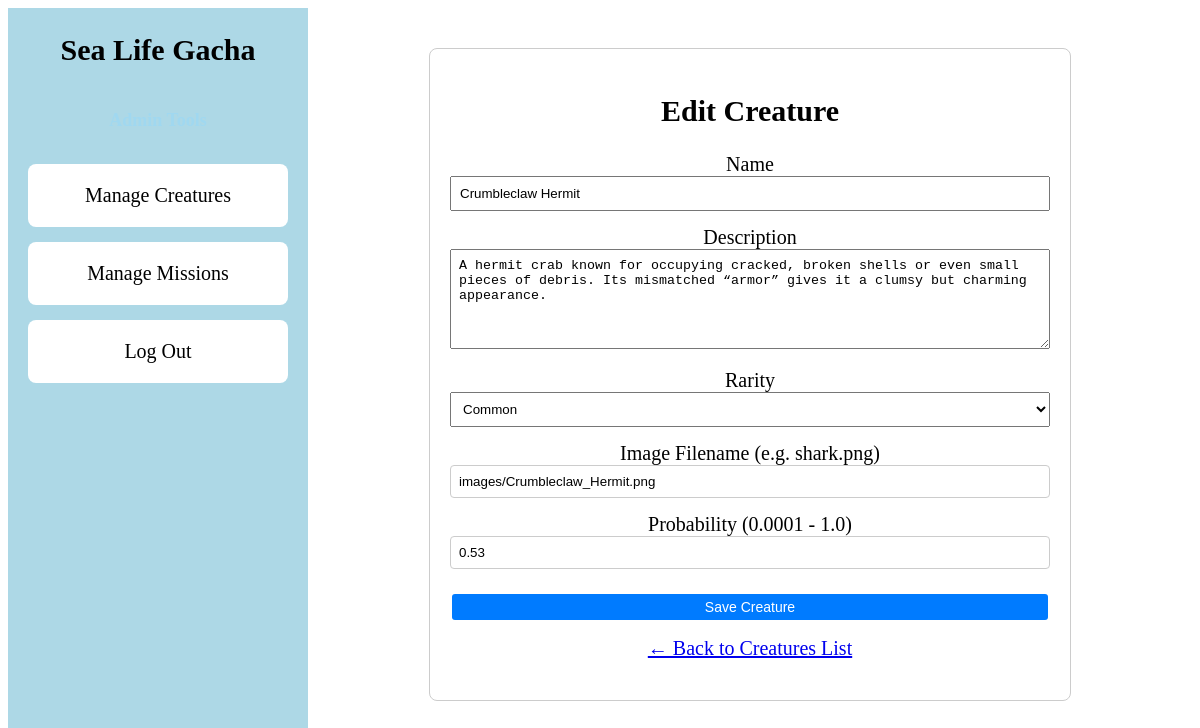
Page /admin/creatures/edit/6 (signed in) on the committed database.
### models.py (models this page shows)
class Creature(db.Model):
    creature_id = db.Column(db.Integer, primary_key=True)
    name = db.Column(db.String(100), nullable=False)
    rarity = db.Column(db.String(20), nullable=False)
    image = db.Column(db.String(100))
    probability = db.Column(db.Float, nullable=False)
    description = db.Column(db.String(255))

### app.py (the view)
@app.route('/admin/creatures/edit/<int:creature_id>', methods=['GET', 'POST'])
@admin_required
def edit_creature(creature_id):
    creature = db.session.get(Creature, creature_id)
    if not creature:
        flash("Creature not found.", 'error')
        return redirect(url_for('admin_creatures'))
    form = CreatureForm(obj=creature)
    if form.validate_on_submit():
        form.populate_obj(creature)
        db.session.commit()
        flash(f'Creature updated.', 'success')
        return redirect(url_for('admin_creatures'))
    return render_template('admin_creatures_form.html', form=form, creature=creature, title='Edit Creature')

### forms.py
class CreatureForm(FlaskForm):
    name = StringField('Name', validators=[DataRequired()])
    rarity = SelectField('Rarity', choices=[
        ('common', 'Common'),
        ('rare', 'Rare'),
        ('epic', 'Epic'),
        ('legendary', 'Legendary')
    ], validators=[DataRequired()])
    description = TextAreaField('Description', validators=[DataRequired()])
    image = StringField('Image Filename (e.g. shark.png)', validators=[Optional()])
    probability = FloatField('Probability (0.0001 - 1.0)', validators=[DataRequired(), NumberRange(min=0.0001, max=1.0)])
    submit = SubmitField('Save Creature')

### app.py (called while the page is built)
def get_current_user():
    if 'user_id' in session:
        return db.session.get(User, session['user_id'])
    return None

def admin_required(f):
    @wraps(f)
    def decorated_function(*args, **kwargs):
        user = get_current_user()
        if not user or user.role != 'admin':
            flash("Access denied. Admin privileges required.", 'error')
            return redirect(url_for('home'))
        return f(*args, **kwargs)
    return decorated_function

### templates/admin_creatures_form.html (shortened to what this page needs)
{% extends "base.html" %}
{% block content %}
<div class="admin-container" style="max-width: 600px; margin: 20px auto; padding: 20px; border: 1px solid #ccc; border-radius: 8px;">
    <h2>{{ title }}</h2>
    <form method="POST" action="{{ request.path }}" style="display: grid; gap: 15px;">
        <div>
            {{ form.name.label }}
            {{ form.name(style="width: 100%; padding: 8px; box-sizing: border-box;") }}
        </div>
        <div>
            {{ form.description.label }}
            {{ form.description(style="width: 100%; padding: 8px; box-sizing: border-box; height: 100px;") }}
        </div>
        <div>
            {{ form.rarity.label }}
            {{ form.rarity(style="width: 100%; padding: 8px; box-sizing: border-box;") }}
        </div>
        <div>
            {{ form.image.label }}
            {{ form.image(style="width: 100%; padding: 8px; box-sizing: border-box; border: 1px solid #ccc; border-radius: 4px;", placeholder="filename.png") }}
        </div>
        <div>
            {{ form.probability.label }}
            {{ form.probability(style="width: 100%; padding: 8px; box-sizing: border-box; border: 1px solid #ccc; border-radius: 4px;", step="0.0001") }}
        </div>
        {{ form.submit(class="btn btn-primary ocean-button", style="margin-top: 10px;") }}
    </form>
    <p style="margin-top: 15px;">
        <a href="{{ url_for('admin_creatures') }}">← Back to Creatures List</a>
    </p>
</div>
{% endblock %}

### static/style.css (style rules this page uses)
.btn { padding: 5px 10px; border: none; border-radius: 3px; cursor: pointer; margin: 2px; font-size: 14px; text-decoration: none; display: inline-block; text-align: center; }
.btn-primary { background-color: #007bff; color: white; }

### rows in the picture
Creature: name "Crumbleclaw Hermit", description "A hermit crab known for occupying cracked, broken shells or even small pieces of debris. Its mismatched “armor” gives it a clumsy but charming appearance.", rarity "Common", image "images/Crumbleclaw_Hermit.png", probability "0.53"

### other values in the picture
{{ title }} "Edit Creature"
